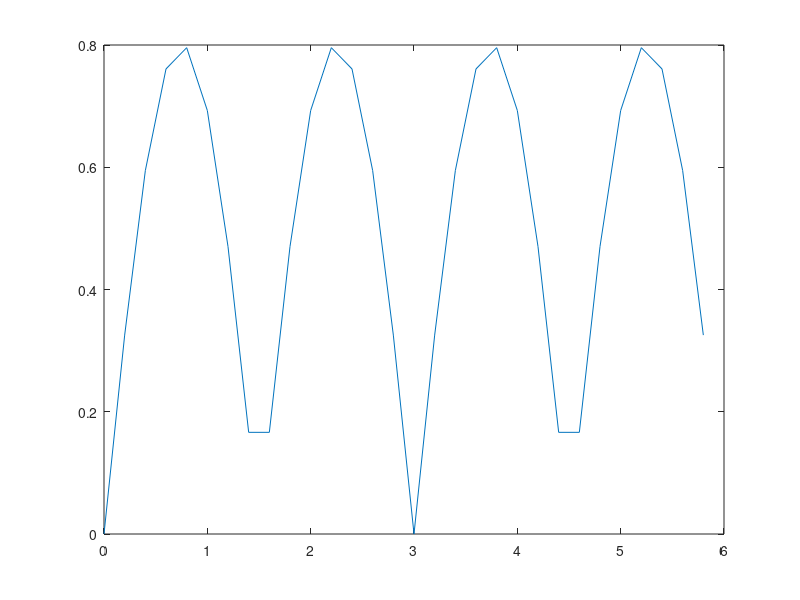
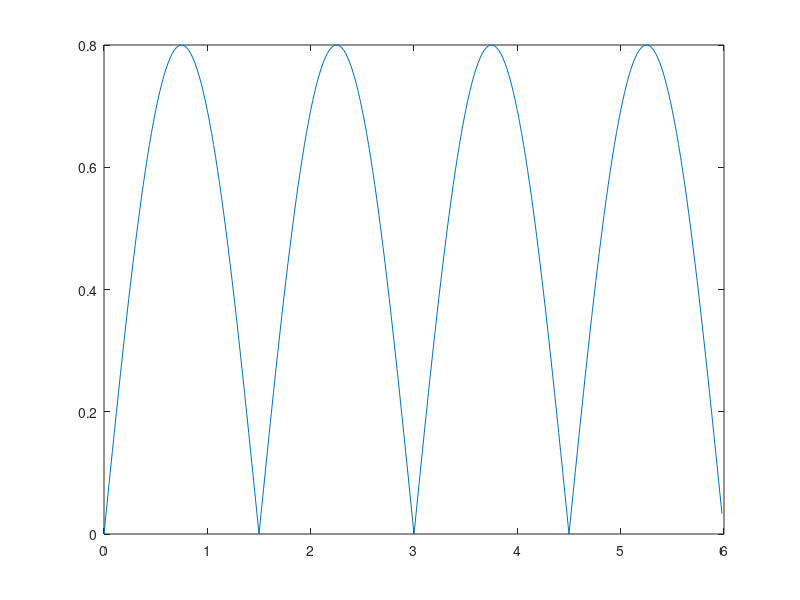
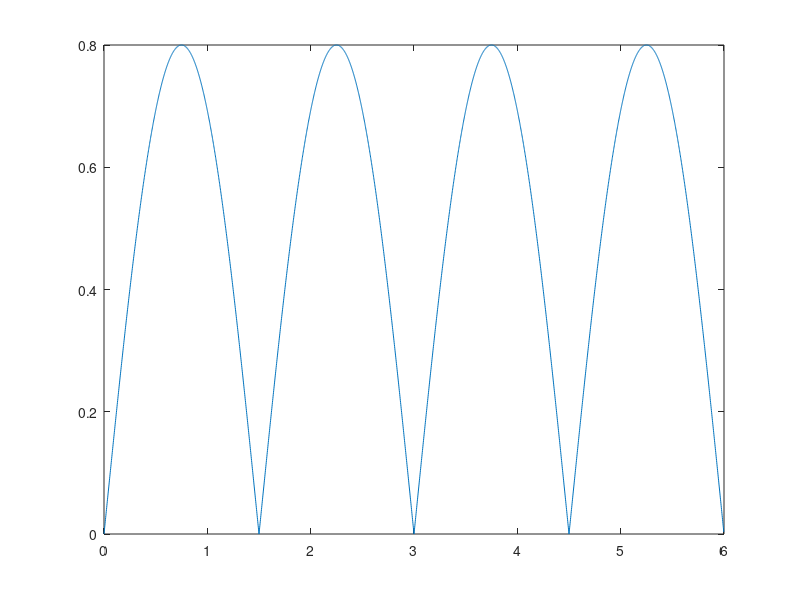

The MATLAB source for these figures, in order:
clc
clear all
close all

tes=0.2;
t=0:tes:6-tes;
x=0.8*sin((pi/1.5)*t);
x=abs(x);
figure(1),plot(t,x)

tes=0.02;
t=0:tes:6-tes;
x=0.8*sin((pi/1.5)*t);
x=abs(x);
figure(2),plot(t,x)

tes=0.002;
t=0:tes:6-tes;
x=0.8*sin((pi/1.5)*t);
x=abs(x);
figure(3),plot(t,x)